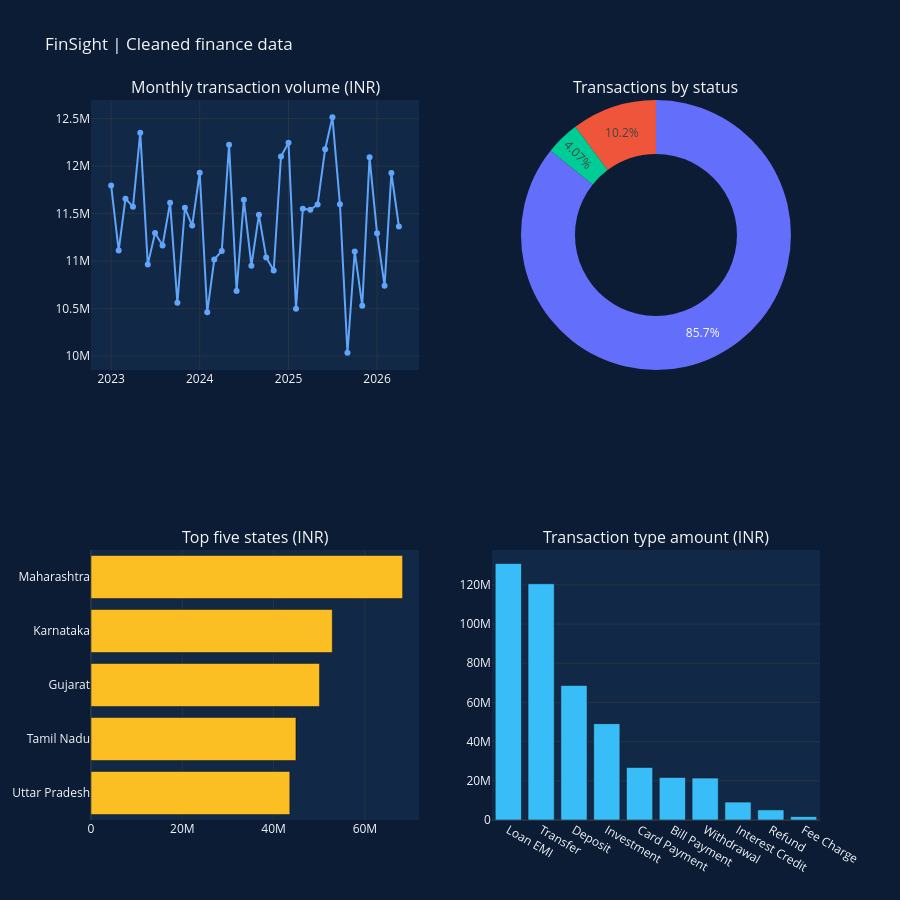

Notebook code for this chart:
### Markdown cell above
## 5. Visualization تفاعلية بـ Plotly (اختياري)

لو Plotly متثبتة، الخلية الجاية تعرض الاتجاه الشهري والحالات وأعلى الولايات وأنواع المعاملات، وتحفظ HTML مستقل في `analysis/output/finance_analysis.html`. باقي الـ Notebook يشتغل حتى لو Plotly غير متاحة.

### Code cell
import importlib.util
if importlib.util.find_spec('plotly') is None:
    print('Plotly is optional. Install requirements.txt to generate the interactive HTML.')
else:
    import plotly.graph_objects as go
    from plotly.subplots import make_subplots
    with sqlite3.connect(DB_PATH) as db:
        status_df = pd.read_sql_query('SELECT * FROM v_status_breakdown', db)
        type_df = pd.read_sql_query('SELECT * FROM v_transaction_type ORDER BY total_amount_inr DESC', db)
    fig = make_subplots(rows=2, cols=2,
        specs=[[{'type':'xy'}, {'type':'domain'}], [{'type':'xy'}, {'type':'xy'}]],
        subplot_titles=('Monthly transaction volume (INR)', 'Transactions by status',
                        'Top five states (INR)', 'Transaction type amount (INR)'))
    fig.add_trace(go.Scatter(x=monthly['month'], y=monthly['total_amount_inr'],
        mode='lines+markers', name='Monthly volume', line_color='#60a5fa'), row=1, col=1)
    fig.add_trace(go.Pie(labels=status_df['transaction_status'], values=status_df['transactions'],
        hole=.6, name='Status'), row=1, col=2)
    fig.add_trace(go.Bar(y=top_states['state'][::-1], x=top_states['total_amount_inr'][::-1],
        orientation='h', name='States', marker_color='#fbbf24'), row=2, col=1)
    fig.add_trace(go.Bar(x=type_df['transaction_type'], y=type_df['total_amount_inr'],
        name='Transaction types', marker_color='#38bdf8'), row=2, col=2)
    fig.update_layout(template='plotly_dark', height=900, showlegend=False,
        title='FinSight | Cleaned finance data', paper_bgcolor='#0c1c34', plot_bgcolor='#122847')
    fig.write_html(OUTPUT / 'finance_analysis.html', include_plotlyjs=True, full_html=True)
    fig.show()
    print('Interactive HTML:', OUTPUT / 'finance_analysis.html')

### Figure 1 — Plotly figure (JSON) as saved in the notebook; plotly's stock layout.template omitted (floating-point values rounded to 4 significant figures)
{"data": [{"line": {"color": "#60a5fa"}, "mode": "lines+markers", "name": "Monthly volume", "type": "scatter", "x": ["2023-01", "2023-02", "2023-03", "2023-04", "2023-05", "2023-06", "2023-07", "2023-08", "2023-09", "2023-10", "2023-11", "2023-12", "2024-01", "2024-02", "2024-03", "2024-04", "2024-05", "2024-06", "2024-07", "2024-08", "2024-09", "2024-10", "2024-11", "2024-12", "2025-01", "2025-02", "2025-03", "2025-04", "2025-05", "2025-06", "2025-07", "2025-08", "2025-09", "2025-10", "2025-11", "2025-12", "2026-01", "2026-02", "2026-03", "2026-04"], "xaxis": "x", "y": [11800000.0, 11110000.0, 11660000.0, 11570000.0, 12350000.0, 10970000.0, 11300000.0, 11170000.0, 11610000.0, 10560000.0, 11560000.0, 11370000.0, 11930000.0, 10460000.0, 11020000.0, 11110000.0, 12230000.0, 10680000.0, 11650000.0, 10950000.0, 11490000.0, 11040000.0, 10900000.0, 12100000.0, 12250000.0, 10500000.0, 11550000.0, 11540000.0, 11600000.0, 12180000.0, 12510000.0, 11600000.0, 10040000.0, 11100000.0, 10530000.0, 12090000.0, 11290000.0, 10740000.0, 11930000.0, 11360000.0], "yaxis": "y"}, {"domain": {"x": [0.55, 1], "y": [0.625, 1]}, "hole": 0.6, "labels": ["Failed", "Pending", "Success"], "name": "Status", "type": "pie", "values": [5096, 2035, 42869]}, {"marker": {"color": "#fbbf24"}, "name": "States", "orientation": "h", "type": "bar", "x": [43550000.0, 44900000.0, 50060000.0, 52860000.0, 68270000.0], "xaxis": "x2", "y": ["Uttar Pradesh", "Tamil Nadu", "Gujarat", "Karnataka", "Maharashtra"], "yaxis": "y2"}, {"marker": {"color": "#38bdf8"}, "name": "Transaction types", "type": "bar", "x": ["Loan EMI", "Transfer", "Deposit", "Investment", "Card Payment", "Bill Payment", "Withdrawal", "Interest Credit", "Refund", "Fee Charge"], "xaxis": "x3", "y": [130900000.0, 120600000.0, 68700000.0, 49160000.0, 26840000.0, 21740000.0, 21380000.0, 9156000.0, 5174000.0, 1747000.0], "yaxis": "y3"}], "layout": {"annotations": [{"font": {"size": 16}, "showarrow": false, "text": "Monthly transaction volume (INR)", "x": 0.225, "xanchor": "center", "xref": "paper", "y": 1, "yanchor": "bottom", "yref": "paper"}, {"font": {"size": 16}, "showarrow": false, "text": "Transactions by status", "x": 0.775, "xanchor": "center", "xref": "paper", "y": 1, "yanchor": "bottom", "yref": "paper"}, {"font": {"size": 16}, "showarrow": false, "text": "Top five states (INR)", "x": 0.225, "xanchor": "center", "xref": "paper", "y": 0.375, "yanchor": "bottom", "yref": "paper"}, {"font": {"size": 16}, "showarrow": false, "text": "Transaction type amount (INR)", "x": 0.775, "xanchor": "center", "xref": "paper", "y": 0.375, "yanchor": "bottom", "yref": "paper"}], "height": 900, "paper_bgcolor": "#0c1c34", "plot_bgcolor": "#122847", "showlegend": false, "title": {"text": "FinSight | Cleaned finance data"}, "xaxis": {"anchor": "y", "domain": [0, 0.45]}, "xaxis2": {"anchor": "y2", "domain": [0, 0.45]}, "xaxis3": {"anchor": "y3", "domain": [0.55, 1]}, "yaxis": {"anchor": "x", "domain": [0.625, 1]}, "yaxis2": {"anchor": "x2", "domain": [0, 0.375]}, "yaxis3": {"anchor": "x3", "domain": [0, 0.375]}}}
